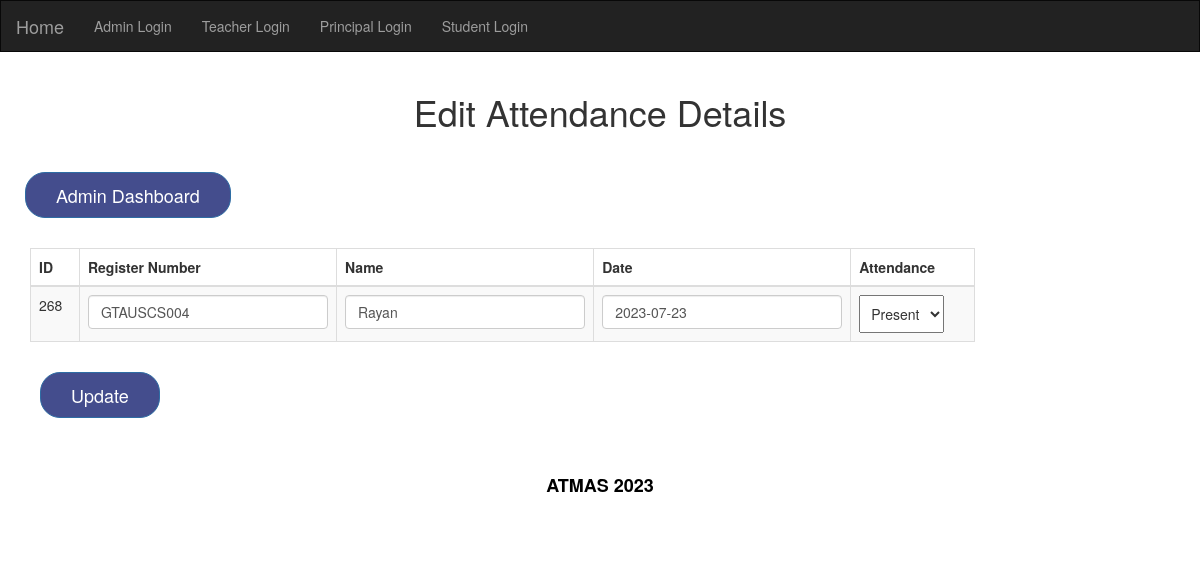
Page /admineditattendence.php?edit=268 on the committed database.
### tables this page shows
CREATE TABLE `attendance_taken` (
  `id` int(11) NOT NULL,
  `reg_number` varchar(20) NOT NULL,
  `name` varchar(20) NOT NULL,
  `date` date NOT NULL,
  `attendance` varchar(20) NOT NULL,
  `department` varchar(50) NOT NULL,
  `semester` varchar(20) NOT NULL,
  `year` varchar(20) NOT NULL,
  `teacher_pen` varchar(20) NOT NULL,
  `hour` varchar(10) NOT NULL
);

### admineditattendence.php (the view, shortened to what this page needs)
<?php include ("header.php") ?>
<div class="container-fluid" >
          <h1 class="h1_index text-center">Edit Attendance Details</h1>
           <br>
		    <a class="a_color" href="admin.php"><button type="button" class="btn btn-primary btn-lg">Admin Dashboard</button></a>
		   <br><br>
        <div class="col-sm-10">
		<table class="table table-striped table-bordered">
   <thead>
      <tr>
      <th>ID</th>
        <th>Register Number</th>
        <th>Name</th>
		<th>Date</th>
		<th>Attendance</th>
      </tr>
    </thead>
    <tbody>
  <form action="" method="post">
<?php
$con = mysqli_connect('localhost','root','','attendance');
$edit_id = @$_GET['edit'];
$sql="SELECT * FROM `attendance_taken` WHERE id='$edit_id' ";
$record = mysqli_query($con,$sql);
while($post=mysqli_fetch_assoc($record)) {
   ?>
      <tr>
        <td><?php echo $post['id']; ?></td>
        <td><input type="text" name="rno" class="form-control" id="formGroupExampleInput" value="<?php echo $post['reg_number']; ?>" placeholder="Register Number"></td></td>
        <td><input type="text" name="name" class="form-control" id="formGroupExampleInput" value="<?php echo $post['name']; ?>" placeholder="Name"></td></td>
        <td><input type="text" name="date" class="form-control" id="formGroupExampleInput" value="<?php echo $post['date']; ?>" placeholder="Date"></td></td>
        <td><select name="attendance" id="attendance" required style="padding: 7px;   margin: 0px 0 0px 0;">
                <option value="<?php echo ($post['attendance'] == 1) ? 'Present' : (($post['attendance'] == 0) ? 'Absent' : 'No data'); ?>"><?php echo ($post['attendance'] == 1) ? 'Present' : (($post['attendance'] == 0) ? 'Absent' : 'No data'); ?></option>
              </select></td></td>
      </tr>
<?php } ?>
     </tbody>
    </table>
	<div class="form-group">
    <button type="submit" name="update" value="update" class="btn btn-primary btn-lg">Update</button>
  </div>
  </div>
</div>
<?php include("footer.php"); ?>

### assets/main.css (style rules this page uses)
.btn-primary { color: #fff; background-color: #444d8d; }
.btn-lg { padding: 10px 30px; font-size: 18px; line-height: 1.3333333; border-radius: 2rem; margin: 1rem; }
.a_color { color: #fff; }

### rows in the picture
attendance_taken: id "268", rno "GTAUSCS004", name "Rayan", date "2023-07-23", attendance "Present"
